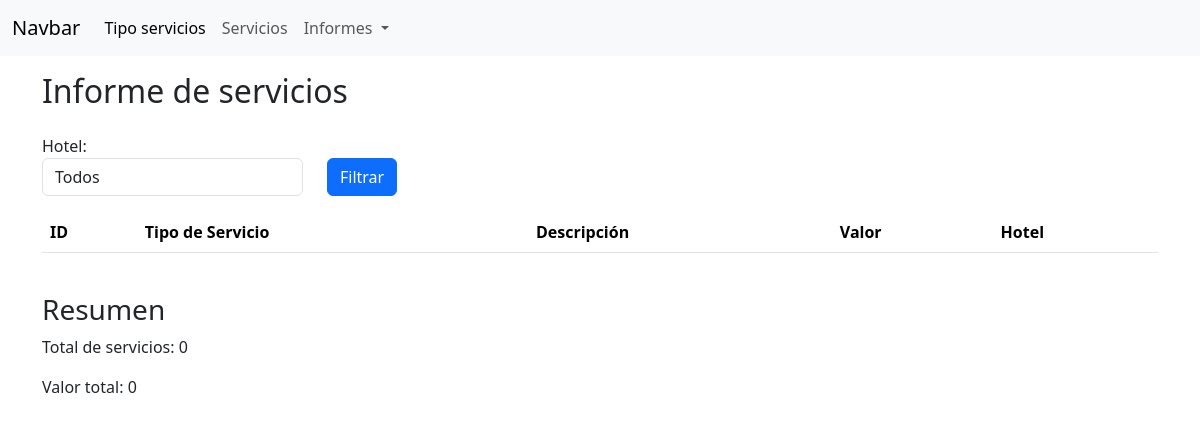
The page /informe_servicios/ on the database as committed earlier.
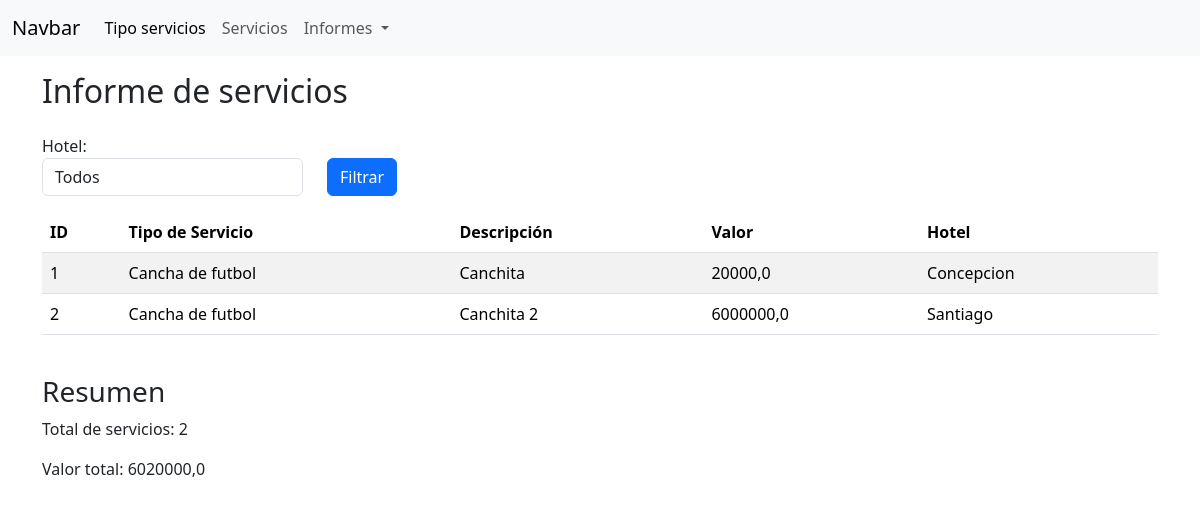
The same page on the database as committed later.
### aplicacion/models.py (models this page shows, shortened)
class Servicio(models.Model):
    valor = models.FloatField()
    descripcion = models.CharField(max_length=300)
    hotel = models.ForeignKey("Hotel", on_delete=models.CASCADE)
    tipo_servicio = models.ForeignKey(TipoServicio, on_delete=models.CASCADE)

class TipoServicio(models.Model):
    nombre = models.CharField(max_length=30, null=False)

class Hotel(models.Model):
    nombre = models.CharField(max_length=30,  null=False)
    ubicacion = models.CharField(max_length=30)
    cantidad_habitaciones = models.IntegerField
    capacidad_total = models.IntegerField

### aplicacion/views.py (the view)
# urls.py: path('informe_servicios/', informe_servicios, name='informe_servicios'),
def informe_servicios(request):
    hoteles = Hotel.objects.all()
    servicios = Servicio.objects.select_related('hotel', 'tipo_servicio').all()
    hotel_id = request.GET.get('hotel')
    fecha_inicio = request.GET.get('fecha_inicio')
    fecha_final = request.GET.get('fecha_final')
    if hotel_id:
        servicios = servicios.filter(hotel_id=hotel_id)
    if fecha_inicio:
        fecha_inicio_dt = datetime.strptime(fecha_inicio, '%Y-%m-%d')
        servicios = servicios.filter(
            servicio__hotel__reserva__fecha_inicio__gte=fecha_inicio_dt)
    if fecha_final:
        fecha_final_dt = datetime.strptime(fecha_final, '%Y-%m-%d')
        servicios = servicios.filter(
            servicio__hotel__reserva__fecha_final__lte=fecha_final_dt)
    total_servicios = servicios.count()
    total_valor = sum(servicio.valor for servicio in servicios)
    data = {
        'servicios': servicios,
        'total_servicios': total_servicios,
        'total_valor': total_valor,
        'hoteles': hoteles,
        'hotel_id': hotel_id,
        'fecha_inicio': fecha_inicio,
        'fecha_final': fecha_final,
    }
    return render(request, 'aplicacion/informe_servicios.html', data)

### aplicacion/templates/aplicacion/informe_servicios.html (shortened to what this page needs)
{% extends "aplicacion/base.html" %}
{% block content %}
<div class="container">
    <div class="row">
        <div class="d-flex justify-content-between mt-3">
            <h2>Informe de servicios</h2>
        </div>
        <div class="mt-3">
            <form method="get" class="form-inline row">
                <div class="form-group mr-2 col-12 col-md-3">
                    <label for="hotel" class="mr-2">Hotel:</label>
                    <select name="hotel" id="hotel" class="form-control">
                        <option value="">Todos</option>
                    </select>
                </div>
                <div class="form-group col-12 col-md-3 d-flex align-items-end">
                    <button type="submit" class="btn btn-primary">Filtrar</button>
                </div>
            </form>
        </div>
        <div class="table-responsive mt-3">
            <table class="table table-striped">
                <thead>
                    <tr>
                        <th>ID</th>
                        <th>Tipo de Servicio</th>
                        <th>Descripción</th>
                        <th>Valor</th>
                        <th>Hotel</th>
                    </tr>
                </thead>
                <tbody>
                    {% for servicio in servicios %}
                    <tr>
                        <td>{{ servicio.id }}</td>
                        <td>{{ servicio.tipo_servicio.nombre }}</td>
                        <td>{{ servicio.descripcion }}</td>
                        <td>{{ servicio.valor }}</td>
                        <td>{{ servicio.hotel.nombre }}</td>
                    </tr>
                    {% endfor %}
                </tbody>
            </table>
        </div>
        <div class="mt-4">
            <h3>Resumen</h3>
            <p>Total de servicios: {{ total_servicios }}</p>
            <p>Valor total: {{ total_valor }}</p>
        </div>
    </div>
</div>
{% endblock content %}

Rows that differ between the two databases and show on the page:
added Servicio: id "1", tipo_servicio.nombre "Cancha de futbol", descripcion "Canchita", valor "20000,0", hotel.nombre "Concepcion"
added Servicio: id "2", tipo_servicio.nombre "Cancha de futbol", descripcion "Canchita 2", valor "6000000,0", hotel.nombre "Santiago"
Other text that changed with them:
{{ total_servicios }}: "0" → "2"
{{ total_valor }}: "0" → "6020000,0"
